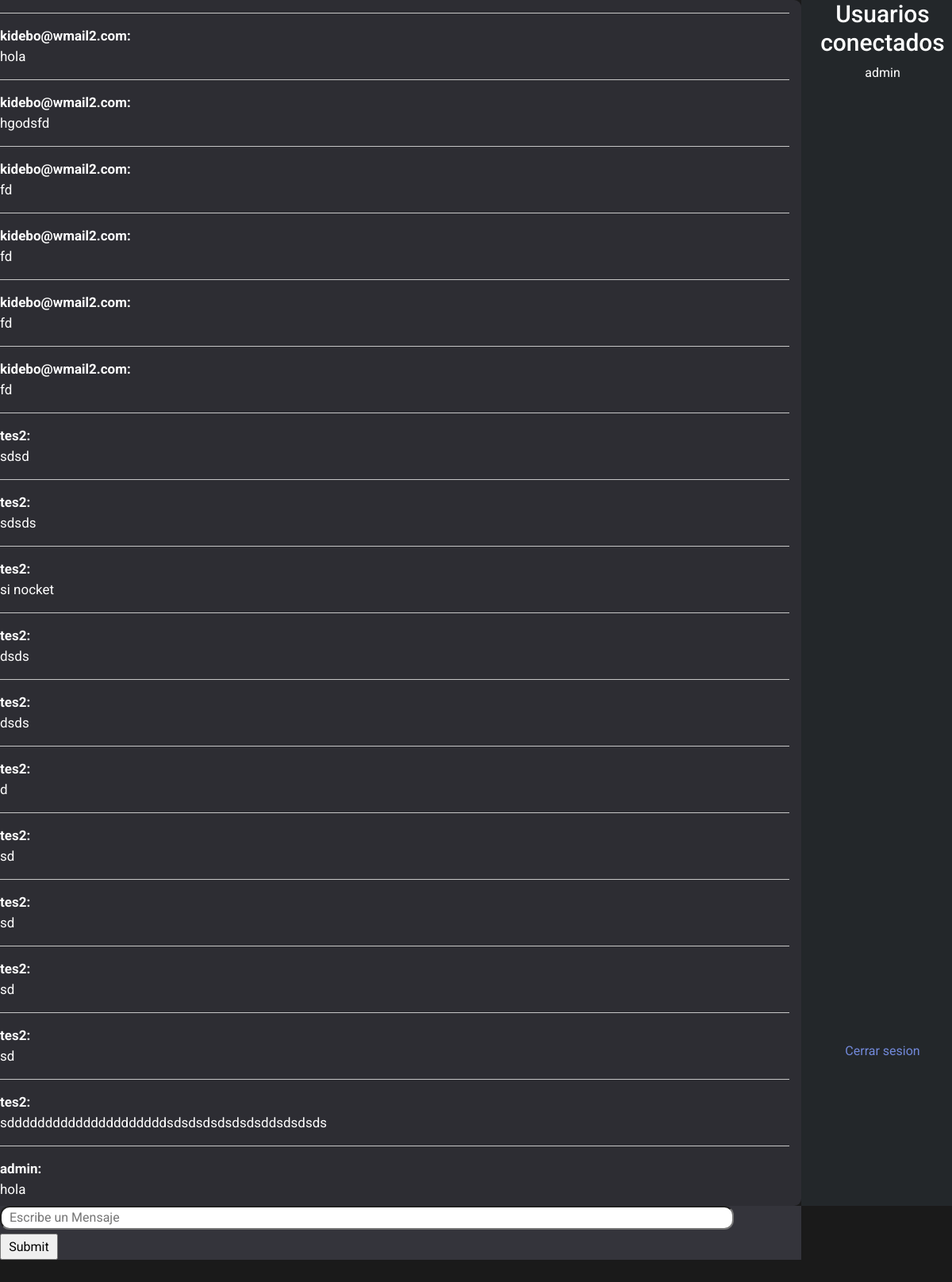
The page / (signed in) on the database its author committed.
### tables this page shows
CREATE TABLE messages(id integer PRIMARY KEY,user text, message text);

### main.py (the view)
@app.route('/' ,methods=['GET','POST'])
def home():
    if 'username' in session: #if there is an user logged in
        users, messages = get_messages()
        return render_template('index.html', username=session['username'], messages=messages, users=users, logueados=logueados)
    else: #if not makes them logged in
        return redirect('/login')

### db.py (called while the page is built)
def get_messages():
	con = sqlite3.connect('users.db', check_same_thread=False)
	elidart = con.cursor()
	query = elidart.execute("SELECT * FROM messages").fetchall() #obtiene todos los registros
	users = []
	messages = []
	for row in query:
		messages.append(row[1]) #guarda los mensajes en una lista
		users.append(row[2])
	con.commit()
	con.close()
	return users, messages

### templates/index.html (shortened to what this page needs)
<!DOCTYPE html>
<html lang="en">
<head>
  <link rel="stylesheet" href="https://stackpath.bootstrapcdn.com/bootstrap/4.3.1/css/bootstrap.min.css"
>
  <link rel="stylesheet" href="{{ url_for('static', filename='css/styles.css') }}">
</head>
<body id="indexbody">
  <div class="row maindiv">
    <div class="col-10 mensajes">
      {%for i in range(messages|length)%}
      <hr class="linea">
      <p><b>{{messages[i]}}:</b><br> {{users[i]}}</p>
      {% endfor %}
    </div>
    <div class="logueados col-2">
      <h1 id="usuarioscon">Usuarios conectados</h1>
      <div class="usuarios">
        {%for i in range(logueados|length)%}
        <p class="logged_user">{{logueados[i]}}</p>
        {% endfor %}
      </div>
      <center><a class="logout" href="/logout">Cerrar sesion</a></center>
    </div>
  </div>
  <div class="row">
    <div class="col-10 input_message">
      <form action="" method="POST">
        <input type="text" class="message" placeholder="Escribe un Mensaje">
        <input type="submit" class="send_button">
      </form>
    </div>
  </div>
</body>
</html>

### static/css/styles.css (style rules this page uses)
#indexbody { background-color: rgb(26, 26, 26); color: white; font-family: 'Roboto', sans-serif; overflow: hidden; height: 100%; }
#usuarioscon { font-size: 30px; text-align: center; }
.logged_user { text-align: center; background-color: #23272a; }
.mensajes { background-color: #2d2d33; border-radius: 9px; -moz-border-radius: 9px; -webkit-border-radius: 9px; font-size: 17px; word-wrap: break-word; overflow-y:scroll; height:90vh; }
.linea { border-color: #c7c7c7; }
.input_message { background-color: #34343b; color: white; }
.usuarios { overflow-y:auto; word-wrap: break-word; height:73vh; }
.logueados { background-color:#23272a; color:white; height:90vh; }
.message { padding-left: 10px; border-radius:12px; width: 93%; }
.send_button { width:73px; height: 33px; margin-top: 5px; }
.logout { text-decoration: none; color: #7289da; }

### rows shown on the page
messages: user "kidebo@wmail2.com", message "hola"
messages: user "kidebo@wmail2.com", message "hgodsfd"
messages: user "kidebo@wmail2.com", message "fd"
messages: user "kidebo@wmail2.com", message "fd"
messages: user "kidebo@wmail2.com", message "fd"
messages: user "kidebo@wmail2.com", message "fd"
messages: user "tes2", message "sdsd"
messages: user "tes2", message "sdsds"
messages: user "tes2", message "si nocket"
messages: user "tes2", message "dsds"
messages: user "tes2", message "dsds"
messages: user "tes2"
messages: user "tes2", message "sd"
messages: user "tes2", message "sd"
messages: user "tes2", message "sd"
messages: user "tes2", message "sd"
messages: user "tes2", message "sdddddddddddddddddddddsdsdsdsdsdsdsddsdsdsds"
messages: user "admin", message "hola", user "admin"

### other values the page prints
{{ users[i] }} "d"
